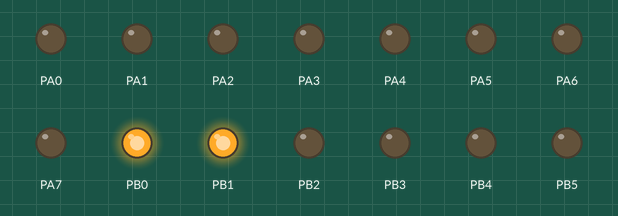
A program run on a simulated ATmega2560, built with avr-gcc and emulated at 14.7456 MHz. Shown: output pins drawn as LEDs (lit = HIGH). Pins used as bus, display or sensor lines are not drawn.

Above: at 0.1 s.
Timing chart, 0 to 1.6 s (numbered marks = the images above):
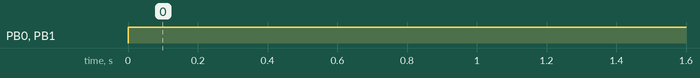

The program:

main.c
```c
#define F_CPU 14745600UL
#define BAUD 9600
#define BAUDRATE ((F_CPU/(BAUD*16UL)-1))

#define PS_L1 0
#define PS_R1 1
#define PS_L2 2
#define PS_R2 3
#define PS_L3 4
#define PS_R3 5
#define PS_TRIANGLE 6
#define PS_SQUARE 7
#define PS_CROSS 8
#define PS_CIRCLE 9
#define PS_UP 10
#define PS_LEFT 11
#define PS_DOWN 12
#define PS_RIGHT 13
#define PS_START 14
#define PS_SELECT 15


#include "avr_compiler.h"


uint8_t butt[16],RX_raw = 0,RX_ad1 = 0,RX[4],pwm_range = 255,RX_range = 200;
int xj1=0,yj1=0,xj2=0,yj2=0,x_vect=0,y_vect =0;
bool up,down,left,right,start;
uint8_t val_sens = 0;
bool next_pair = 0;


void pneumatic_init()
{
    DDRA = 0xFF;        //for hip pneumatics 0 --> left_front,right_back; 1 --> right_front,left_back
    DDRB = 0xFF;        //for foot pneumatics 0 --> left_front,right_back; 1 --> right_front,left_back
    DDRD = 0x00;        //for ir/reed switch 0 --> left_front, 1 --> right_front,
                        //                    2 --> left_back, 3 --> right_back
}

void bluetooth_init()
{
    DDRJ |= (1<<PJ0)|(1<<PJ1);
    PORTJ |= (1<<PJ1)|(1<<PJ0);//bluetooth
}

uint8_t sensor_read()
{
    uint8_t value = PIND & 0x0F;
    return value;
}

void left_front_right_back()
{
    _delay_ms(350);
    PORTA |= (1<<0);
    _delay_ms(800);
//    val_sens = sensor_read();
//    while(val_sens & 0x02);
    PORTB &= ~(1<<0);
    _delay_ms(350);
    PORTB |= (1<<0);
    PORTA |= (1<<1);
    next_pair = 1;
}

void right_front_left_back()
{
    _delay_ms(350);
    PORTA &= ~(1<<1);
    _delay_ms(800);
//    val_sens = sensor_read();
//    while(val_sens & 0x01);
    PORTB &= ~(1<<1);
    _delay_ms(350);
    PORTB |= (1<<1);
    PORTA &= ~(1<<0);
    left_front_right_back();
}

void standing()
{
    PORTA |= (1<<0)&(1<<1);
    PORTB |= (1<<0)|(1<<1);
    _delay_ms(5000);
}

void walking()
{
    if(next_pair == 1)
    {
        next_pair = 0;
        right_front_left_back();
    }
}

void usart_init(void)
{
    UBRR3H=BAUDRATE>>8;
    UBRR3L=BAUDRATE;
    UCSR3B=0b10011000;//enable RXEN TXEN
    UCSR3C=0b00000110;// UCSZ1 UCSZ0
}

long map_value(long in_value, long in_min, long in_max, long out_min, long out_max)
{
    return (in_value - in_min) * (out_max - out_min) / (in_max - in_min) + out_min;
}

void ps2_values(void)
{
    if (butt[10]==1)//up
    {
        up ^=1;
        butt[10] = 0;
    }
    if (butt[11]==1)//left
    {
        left ^= 1;
        butt[11] = 0;
    }
    if (butt[12]==1)//down
    {
        down ^= 1;
        butt[12] = 0;
    }
    if (butt[13]==1)//right
    {
        right ^= 1;
        butt[13] = 0;
    }
    if (butt[14]==1)//start
    {
        start ^= 1;
        butt[14] = 0;
    }
}

int main()
{
    pneumatic_init();
    bluetooth_init();
    usart_init();
    standing();
    while(1)
    {
        if(start == 1)
        {
            walking();
        }
        else
        {
            standing();
        }
    }
}
```

avr_compiler.h
```c
/* This file has been prepared for Doxygen automatic documentation generation.*/
/*! \file *********************************************************************
 *
 * \brief This file implements some macros that makes the IAR C-compiler and
 *        avr-gcc work with the same code base for the AVR architecture.
 *
 * \par Documentation
 *      For comprehensive code documentation, supported compilers, compiler
 *      settings and supported devices see readme.html
 *
 * \author
 *      Atmel Corporation: http://www.atmel.com \n
 *      Support email: avr@atmel.com
 *
 * $Revision: 613 $
 * $Date: 2006-04-07 14:40:07 +0200 (fr, 07 apr 2006) $  \n
 *
 * Copyright (c) 2008, Atmel Corporation All rights reserved.
 *
 * Redistribution and use in source and binary forms, with or without
 * modification, are permitted provided that the following conditions are met:
 *
 * 1. Redistributions of source code must retain the above copyright notice,
 * this list of conditions and the following disclaimer.
 *
 * 2. Redistributions in binary form must reproduce the above copyright notice,
 * this list of conditions and the following disclaimer in the documentation
 * and/or other materials provided with the distribution.
 *
 * 3. The name of ATMEL may not be used to endorse or promote products derived
 * from this software without specific prior written permission.
 *
 * THIS SOFTWARE IS PROVIDED BY ATMEL "AS IS" AND ANY EXPRESS OR IMPLIED
 * WARRANTIES, INCLUDING, BUT NOT LIMITED TO, THE IMPLIED WARRANTIES OF
 * MERCHANTABILITY AND FITNESS FOR A PARTICULAR PURPOSE ARE EXPRESSLY AND
 * SPECIFICALLY DISCLAIMED. IN NO EVENT SHALL ATMEL BE LIABLE FOR ANY DIRECT,
 * INDIRECT, INCIDENTAL, SPECIAL, EXEMPLARY, OR CONSEQUENTIAL DAMAGES
 * (INCLUDING, BUT NOT LIMITED TO, PROCUREMENT OF SUBSTITUTE GOODS OR SERVICES;
 * LOSS OF USE, DATA, OR PROFITS; OR BUSINESS INTERRUPTION) HOWEVER CAUSED AND
 * ON ANY THEORY OF LIABILITY, WHETHER IN CONTRACT, STRICT LIABILITY, OR TORT
 * (INCLUDING NEGLIGENCE OR OTHERWISE) ARISING IN ANY WAY OUT OF THE USE OF
 * THIS SOFTWARE, EVEN IF ADVISED OF THE POSSIBILITY OF SUCH DAMAGE.
 ******************************************************************************/

#ifndef COMPILER_AVR_H
#define COMPILER_AVR_H

#ifndef F_CPU
/*! \brief Define default CPU frequency, if this is not already defined. */
#define F_CPU 14745600UL
#endif

#include <stdint.h>
#include <stdbool.h>
#include <stdlib.h>

/*! \brief This macro will protect the following code from interrupts. */
#define AVR_ENTER_CRITICAL_REGION( ) uint8_t volatile saved_sreg = SREG; \
                                     cli();

/*! \brief This macro must always be used in conjunction with AVR_ENTER_CRITICAL_REGION
 *        so the interrupts are enabled again.
 */
#define AVR_LEAVE_CRITICAL_REGION( ) SREG = saved_sreg;

#if defined( __ICCAVR__ )

#include <inavr.h>
#include <ioavr.h>
#include <intrinsics.h>
#include <pgmspace.h>

#ifndef __HAS_ELPM__
#define _MEMATTR  __flash
#else /* __HAS_ELPM__ */
#define _MEMATTR  __farflash
#endif /* __HAS_ELPM__ */

/*! \brief Perform a delay of \c us microseconds.
 *
 *  The macro F_CPU is supposed to be defined to a constant defining the CPU
 *  clock frequency (in Hertz).
 *
 *  The maximal possible delay is 262.14 ms / F_CPU in MHz.
 *
 *  \note For the IAR compiler, currently F_CPU must be a
 *        multiple of 14745600UL (1 MHz).
 */
#define delay_us( us )   ( __delay_cycles( ( F_CPU / 1000000UL ) * ( us ) ) )


/*! \brief Preprocessor magic.
 *
 *  Some preprocessor magic to allow for a header file abstraction of
 *  interrupt service routine declarations for the IAR compiler.  This
 *  requires the use of the C99 _Pragma() directive (rather than the
 *  old #pragma one that could not be used as a macro replacement), as
 *  well as two different levels of preprocessor concetanations in
 *  order to do both, assign the correct interrupt vector name, as well
 *  as construct a unique function name for the ISR.
 *
 *  \note Do *NOT* try to reorder the macros below, as this will only
 *        work in the given order.
 */
#define PRAGMA(x) _Pragma( #x )
#define ISR(vec) PRAGMA( vector=vec ) __interrupt void handler_##vec(void)
#define sei( ) (__enable_interrupt( ))
#define cli( ) (__disable_interrupt( ))

/*! \brief Define the no operation macro. */
#define nop( ) (__no_operation())

/*! \brief Define the watchdog reset macro. */
#define watchdog_reset( ) (__watchdog_reset( ))


#define INLINE PRAGMA( inline=forced ) static

#define FLASH_DECLARE(x) _MEMATTR x
#define FLASH_STRING(x) ((_MEMATTR const char *)(x))
#define FLASH_STRING_T  char const _MEMATTR *
#define FLASH_BYTE_ARRAY_T uint8_t const _MEMATTR *
#define PGM_READ_BYTE(x) *(x)
#define PGM_READ_WORD(x) *(x)

#define SHORTENUM /**/

#elif defined( __GNUC__ )

#include <avr/io.h>
#include <avr/interrupt.h>
#include <avr/pgmspace.h>
#include <util/delay.h>

/*! \brief Define the delay_us macro for GCC. */
#define delay_us( us )   (_delay_us( us ))

#define INLINE static inline

/*! \brief Define the no operation macro. */
#define nop()   do { __asm__ __volatile__ ("nop"); } while (0)

#define MAIN_TASK_PROLOGUE int


#define MAIN_TASK_EPILOGUE() return -1;

#define SHORTENUM __attribute__ ((packed))

#else
#error Compiler not supported.
#endif

#endif
```

Measured:
- by itself, PB0, PB1: LOW → HIGH at 0.00 s
